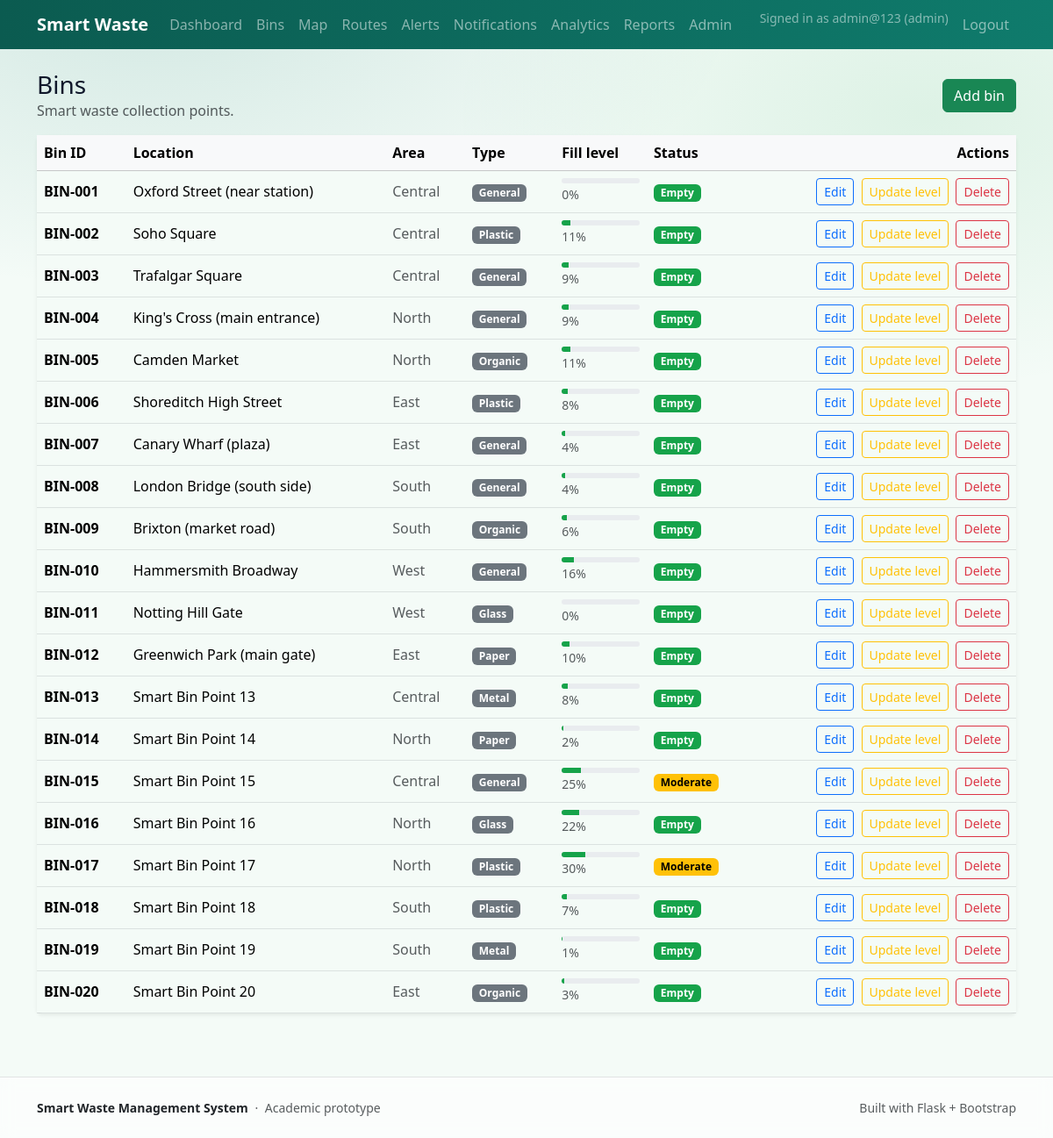
Screenshot of /admin/bins (signed in) with the database file from the repository.
### app/models.py (models this page shows, shortened)
class User(db.Model, UserMixin):
    __tablename__ = "users"
    id = db.Column(db.Integer, primary_key=True)
    username = db.Column(db.String(50), unique=True, nullable=False, index=True)
    email = db.Column(db.String(120), unique=True, nullable=True, index=True)
    first_name = db.Column(db.String(80), nullable=True)
    last_name = db.Column(db.String(80), nullable=True)
    phone_number = db.Column(db.String(30), nullable=True)
    employee_id = db.Column(db.String(50), unique=True, nullable=True, index=True)
    password_hash = db.Column(db.String(255), nullable=False)
    role = db.Column(db.String(20), nullable=False, default="user")  # admin|worker|user (legacy: collector|public)
    is_active = db.Column(db.Boolean, nullable=False, default=True)
    created_at = db.Column(db.DateTime(timezone=True), nullable=False, default=utcnow)
    last_login_at = db.Column(db.DateTime(timezone=True), nullable=True)
    trucks = db.relationship("Truck", back_populates="driver", lazy="dynamic")
    created_routes = db.relationship("Route", foreign_keys="Route.created_by_id", lazy="dynamic")
    @property
    def is_admin(self) -> bool:
        return self.canonical_role == "admin"
    @property
    def is_worker(self) -> bool:
        return self.canonical_role == "worker"
    @property
    def is_collector(self) -> bool:
        return self.is_worker
    @property
    def canonical_role(self) -> str:
        if self.role == "collector":
            return "worker"
        if self.role == "public":
            return "user"
        return self.role

class Bin(db.Model):
    __tablename__ = "bins"
    id = db.Column(db.Integer, primary_key=True)
    bin_code = db.Column(db.String(30), unique=True, nullable=False, index=True)
    location_name = db.Column(db.String(140), nullable=False)
    area = db.Column(db.String(80), nullable=True, index=True)
    latitude = db.Column(db.Float, nullable=False)
    longitude = db.Column(db.Float, nullable=False)
    waste_type = db.Column(db.String(30), nullable=False, default="General")
    fill_level = db.Column(db.Integer, nullable=False, default=0)  # 0..100
    status = db.Column(db.String(20), nullable=False, default="Empty")  # Empty|Moderate|Full|Overflow
    last_updated_at = db.Column(db.DateTime(timezone=True), nullable=False, default=utcnow)
    readings = db.relationship("SensorReading", back_populates="bin", lazy="dynamic", cascade="all, delete-orphan")
    alerts = db.relationship("Alert", back_populates="bin", lazy="dynamic", cascade="all, delete-orphan")

### app/blueprints/admin/routes.py (the view)
@bp.get("/bins")
@login_required
@role_required("admin")
def bins():
    bins_list = Bin.query.order_by(Bin.bin_code.asc()).all()
    return render_template("admin/bins.html", bins=bins_list)

### app/models.py (called while the page is built)
@login_manager.user_loader
def load_user(user_id: str):
    try:
        return db.session.get(User, int(user_id))
    except Exception:
        return None

### app/utils/security.py (called while the page is built)
def _canonical_role(role: str) -> str:
    return _ROLE_ALIASES.get((role or "").strip(), (role or "").strip())

def role_required(*roles: str):
    def decorator(view_fn):
        @wraps(view_fn)
        def wrapped(*args, **kwargs):
            if not current_user.is_authenticated:
                abort(401)
            allowed = {_canonical_role(r) for r in roles}
            if _canonical_role(getattr(current_user, "role", "")) not in allowed:
                abort(403)
            return view_fn(*args, **kwargs)
        return wrapped
    return decorator

### app/templates/admin/bins.html (shortened to what this page needs)
{% extends "shared/layout.html" %}
{% block content %}
<div class="container py-4">
  <div class="d-flex align-items-center justify-content-between mb-3">
    <div>
      <h1 class="h3 mb-0">Bins</h1>
      <div class="text-muted">Smart waste collection points.</div>
    </div>
    <a class="btn btn-success" href="{{ url_for('admin.bin_create') }}">Add bin</a>
  </div>
  <div class="card shadow-sm border-0">
    <div class="table-responsive">
      <table class="table align-middle mb-0">
        <thead class="table-light">
          <tr>
            <th>Bin ID</th>
            <th>Location</th>
            <th>Area</th>
            <th>Type</th>
            <th>Fill level</th>
            <th>Status</th>
            <th class="text-end">Actions</th>
          </tr>
        </thead>
        <tbody>
          {% for b in bins %}
            <tr>
              <td class="fw-semibold">{{ b.bin_code }}</td>
              <td>{{ b.location_name }}</td>
              <td class="text-muted">{{ b.area or '-' }}</td>
              <td><span class="badge text-bg-secondary">{{ b.waste_type }}</span></td>
              <td>
                <div class="progress" style="height: 6px;">
                  <div class="progress-bar bg-success" role="progressbar" style="width: {{ b.fill_level }}%;" aria-valuenow="{{ b.fill_level }}" aria-valuemin="0" aria-valuemax="100"></div>
                </div>
                <small class="text-muted">{{ b.fill_level }}%</small>
              </td>
              <td>
                {% if b.status == 'Empty' %}
                  <span class="badge text-bg-success">{{ b.status }}</span>
                {% elif b.status == 'Moderate' %}
                  <span class="badge text-bg-warning">{{ b.status }}</span>
                {% elif b.status == 'Full' %}
                  <span class="badge text-bg-danger">{{ b.status }}</span>
                {% elif b.status == 'Overflow' %}
                  <span class="badge text-bg-danger">{{ b.status }}!</span>
                {% else %}
                  <span class="badge text-bg-secondary">{{ b.status }}</span>
                {% endif %}
              </td>
              <td class="text-end">
                <a class="btn btn-sm btn-outline-primary me-1" href="{{ url_for('admin.bin_edit', bin_id=b.id) }}">Edit</a>
                <a class="btn btn-sm btn-outline-warning me-1" href="{{ url_for('admin.bin_update_level', bin_id=b.id) }}">Update level</a>
                <a class="btn btn-sm btn-outline-danger" href="{{ url_for('admin.bin_delete', bin_id=b.id) }}" onclick="return confirm('Delete this bin?')">Delete</a>
              </td>
            </tr>
          {% endfor %}
        </tbody>
      </table>
    </div>
  </div>
</div>
{% endblock %}

### app/templates/shared/nav.html (shortened to what this page needs)
{% set user = current_user if current_user.is_authenticated else None %}
<nav class="navbar navbar-expand-lg navbar-dark app-nav">
  <div class="container">
    <a class="navbar-brand fw-semibold" href="{{ url_for('public.dashboard') if user else url_for('public.landing') }}">Smart Waste</a>
    <div class="collapse navbar-collapse" id="navMain">
      <ul class="navbar-nav me-auto mb-2 mb-lg-0">
        <li class="nav-item"><a class="nav-link" href="{{ url_for('public.dashboard') }}">Dashboard</a></li>
        <li class="nav-item"><a class="nav-link" href="{{ url_for('public.bins') }}">Bins</a></li>
        <li class="nav-item"><a class="nav-link" href="{{ url_for('public.map_view') }}">Map</a></li>
        {% if user and user.is_admin %}
          <li class="nav-item"><a class="nav-link" href="{{ url_for('admin.routes_list') }}">Routes</a></li>
          <li class="nav-item"><a class="nav-link" href="{{ url_for('admin.alerts') }}">Alerts</a></li>
          <li class="nav-item"><a class="nav-link" href="{{ url_for('admin.notifications') }}">Notifications</a></li>
          <li class="nav-item"><a class="nav-link" href="{{ url_for('admin.analytics') }}">Analytics</a></li>
          <li class="nav-item"><a class="nav-link" href="{{ url_for('admin.reports') }}">Reports</a></li>
          <li class="nav-item"><a class="nav-link" href="{{ url_for('admin.admin_home') }}">Admin</a></li>
        {% endif %}
      </ul>
      <ul class="navbar-nav ms-auto">
        {% if not user %}
          <li class="nav-item"><a class="nav-link" href="{{ url_for('auth.login') }}">Login</a></li>
          <li class="nav-item"><a class="nav-link" href="{{ url_for('auth.register') }}">Sign up</a></li>
        {% else %}
          <li class="nav-item"><span class="navbar-text small text-white-50 me-2">Signed in as {{ user.username }} ({{ user.canonical_role }})</span></li>
          <li class="nav-item"><a class="nav-link" href="{{ url_for('auth.logout') }}">Logout</a></li>
        {% endif %}
      </ul>
    </div>
  </div>
</nav>

### app/static/css/app.css (style rules this page uses)
:root { --sw-primary: #0b5b50; --sw-primary-2: #0f7b6c; --sw-accent: #16a34a; --sw-bg: #f4fbf7; --sw-surface: #ffffff; --sw-ink: #0f172a; --sw-muted: #475569; --sw-border: rgba(2, 6, 23, .10); --app-green: var(--sw-primary-2); --app-green-dark: var(--sw-primary); --app-accent: #a7f3d0; --app-bg: var(--sw-bg); --app-ink: var(--sw-ink); --app-muted: var(--sw-muted); --bs-primary: var(--sw-primary); --bs-primary-rgb: 11, 91, 80; --bs-success: var(--sw-accent); --bs-success-rgb: 22, 163, 74; --bs-body-bg: var(--sw-bg); --bs-body-color: var(--sw-ink); --bs-link-color: var(--sw-primary-2); --bs-link-color-rgb: 15, 123, 108; --bs-link-hover-color: var(--sw-primary); --bs-border-color: var(--sw-border); }
.bg-app { background: radial-gradient(1200px 600px at 15% 0%, rgba(15,123,108,.14), transparent 55%), radial-gradient(900px 520px at 88% 10%, rgba(22,163,74,.10), transparent 60%), var(--sw-bg); color: var(--sw-ink); }
.app-nav { background: linear-gradient(90deg, var(--app-green-dark), var(--app-green)); }
.navbar .nav-link { opacity:.95; }

### rows the page displays
User: username "admin@123", canonical_role "admin"
Bin: bin_code "BIN-001", location_name "Oxford Street (near station)", area "Central", waste_type "General", fill_level "0", status "Empty"
Bin: bin_code "BIN-002", location_name "Soho Square", area "Central", waste_type "Plastic", fill_level "11", status "Empty"
Bin: bin_code "BIN-003", location_name "Trafalgar Square", area "Central", waste_type "General", fill_level "9", status "Empty"
Bin: bin_code "BIN-004", location_name "King's Cross (main entrance)", area "North", waste_type "General", fill_level "9", status "Empty"
Bin: bin_code "BIN-005", location_name "Camden Market", area "North", waste_type "Organic", fill_level "11", status "Empty"
Bin: bin_code "BIN-006", location_name "Shoreditch High Street", area "East", waste_type "Plastic", fill_level "8", status "Empty"
Bin: bin_code "BIN-007", location_name "Canary Wharf (plaza)", area "East", waste_type "General", fill_level "4", status "Empty"
Bin: bin_code "BIN-008", location_name "London Bridge (south side)", area "South", waste_type "General", fill_level "4", status "Empty"
Bin: bin_code "BIN-009", location_name "Brixton (market road)", area "South", waste_type "Organic", fill_level "6", status "Empty"
Bin: bin_code "BIN-010", location_name "Hammersmith Broadway", area "West", waste_type "General", fill_level "16", status "Empty"
Bin: bin_code "BIN-011", location_name "Notting Hill Gate", area "West", waste_type "Glass", fill_level "0", status "Empty"
Bin: bin_code "BIN-012", location_name "Greenwich Park (main gate)", area "East", waste_type "Paper", fill_level "10", status "Empty"
Bin: bin_code "BIN-013", location_name "Smart Bin Point 13", area "Central", waste_type "Metal", fill_level "8", status "Empty"
Bin: bin_code "BIN-014", location_name "Smart Bin Point 14", area "North", waste_type "Paper", fill_level "2", status "Empty"
Bin: bin_code "BIN-015", location_name "Smart Bin Point 15", area "Central", waste_type "General", fill_level "25", status "Moderate"
Bin: bin_code "BIN-016", location_name "Smart Bin Point 16", area "North", waste_type "Glass", fill_level "22", status "Empty"
Bin: bin_code "BIN-017", location_name "Smart Bin Point 17", area "North", waste_type "Plastic", fill_level "30", status "Moderate"
Bin: bin_code "BIN-018", location_name "Smart Bin Point 18", area "South", waste_type "Plastic", fill_level "7", status "Empty"
Bin: bin_code "BIN-019", location_name "Smart Bin Point 19", area "South", waste_type "Metal", fill_level "1", status "Empty"
Bin: bin_code "BIN-020", location_name "Smart Bin Point 20", area "East", waste_type "Organic", fill_level "3", status "Empty"
